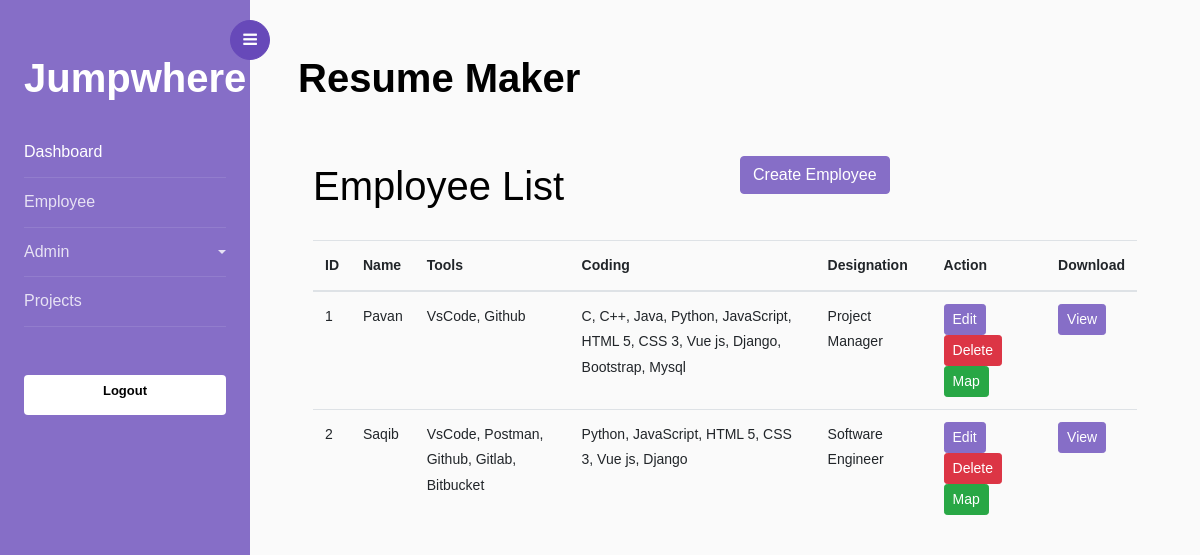
Screenshot of /employee-list with the database file from the repository.
### resume/models.py (models this page shows, shortened)
class Employee(models.Model):
    name = models.CharField(max_length=50)
    professional_summary = models.TextField()
    tools = models.ManyToManyField(Tool)
    coding_skills = models.ManyToManyField(CodingSkill)
    designation = models.ForeignKey(Designation, on_delete=models.CASCADE)
    is_current_employee = models.BooleanField(default=True)
    is_deleted = models.BooleanField(default=False)
    mapped_project = models.ManyToManyField(Projects)

class Tool(models.Model):
    name = models.CharField(max_length=100)
    flag = models.BooleanField(default=True)
    def __str__(self):
        return self.name

class CodingSkill(models.Model):
    name = models.CharField(max_length=255)
    flag = models.IntegerField(default=1)
    def __str__(self):
        return self.name

class Designation(models.Model):
    name = models.CharField(max_length=50)
    def __str__(self):
        return self.name

### resume/views.py (the view)
# urls.py: path('employee-list', views.employee_list, name='list'),
def employee_list(request):
    employees = Employee.objects.filter(is_deleted=False)
    return render(request, 'employee_list.html', {'employees': employees})

### templates/employee_list.html (shortened to what this page needs)
{% extends 'home.html' %}
{% block content %}
<div class="container">
  <div class="row mt-5">
    <div class="col">
      <h1>Employee List</h1>
    </div>
    <div class="col text-end">
      <a href="{% url 'create' %}" class="btn btn-primary">Create Employee</a>
    </div>
  </div>
  <table class="table mt-3">
    <thead>
      <tr>
        <th>ID</th>
        <th>Name</th>
        <th>Tools</th>
        <th>Coding</th>
        <th>Designation</th>
        <th>Action</th>
        <th>Download</th>
      </tr>
    </thead>
    <tbody>
      {% for employee in employees %}
      <tr>
        <td>{{ employee.id }}</td>
        <td>{{ employee.name }}</td>
        <td>{{ employee.tools.all|join:', ' }}</td>
        <td>{{ employee.coding_skills.all|join:', ' }}</td>
        <td>{{ employee.designation }}</td>
        <td>
          <a href="{% url 'edit' employee.id %}" class="btn btn-sm btn-primary">Edit</a>
          <form method="POST" action="{% url 'delete' employee.id %}" class="d-inline">
            <button type="submit" class="btn btn-sm btn-danger">Delete</button>
          </form>
          <a href="{% url 'map_project' employee.id  %}" class="btn btn-sm btn-success">Map</a>
        </td>
        <td>
          <a href="{% url 'view_resume' employee.id  %}" class="btn btn-sm btn-primary">View</a>
        </td>
      </tr>
      {% endfor %}
    </tbody>
      </table>
    </div>
    {% endblock %}

### rows the page displays
Employee: id "1", name "Pavan", tools.all "VsCode, Github", coding_skills.all "C, C++, Java, Python, JavaScript, HTML 5, CSS 3, Vue js, Django, Bootstrap, Mysql", designation "Project Manager"
Employee: id "2", name "Saqib", tools.all "VsCode, Postman, Github, Gitlab, Bitbucket", coding_skills.all "Python, JavaScript, HTML 5, CSS 3, Vue js, Django", designation "Software Engineer"
